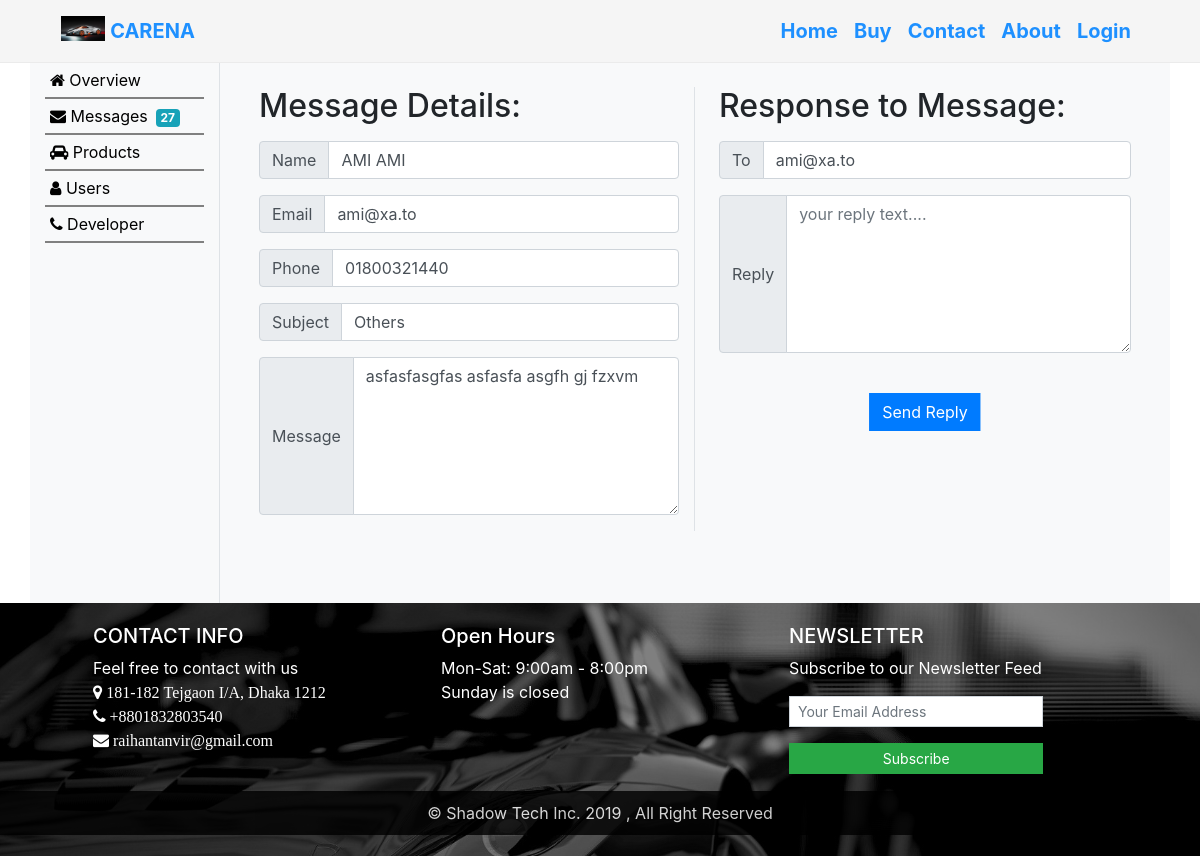
Page /admin.php?messages=1&view_message=1&message_id=33 on the committed database.
### tables this page shows
CREATE TABLE `contact_messages` (
  `message_id` int(11) NOT NULL,
  `uname` varchar(30) NOT NULL,
  `email` varchar(30) NOT NULL,
  `phone` varchar(20) NOT NULL,
  `subject` varchar(20) NOT NULL,
  `message` longtext NOT NULL,
  `status` int(1) DEFAULT '0',
  `date_added` datetime DEFAULT CURRENT_TIMESTAMP
);

### view_message.php (the view, shortened to what this page needs)
<?php
$link = mysqli_connect("localhost", "root", "", "carena");
if (isset($_GET['message_id'])) {
    $msg_id = $_GET['message_id'];
    $query = "SELECT * FROM contact_messages WHERE message_id=" . $msg_id;
    $result = mysqli_query($link, $query);
    $row = mysqli_fetch_array($result);
    $name = $row['uname'];
    $email = $row['email'];
    $msg = $row['message'];
    $phone=$row['phone'];
    $subject=$row['subject'];
} else {
    echo "failed";
}
echo "<div class='row p-4 mb-5'>
            <div class='col-md-6 border-right'>
              <h2 class=\" font-weight\">Message Details:</h2>
                <div class=\"input-group mb-3 mt-3\">
                       <div class=\"input-group-prepend\">
                            <span class=\"input-group-text\">Name</span>
                       </div>
                   <input disabled class='form-control  bg-white' value='$name'>
                </div>
                <div class=\"input-group mb-3\">
                       <div class=\"input-group-prepend\">
                            <span class=\"input-group-text\">Email</span>
                       </div>
                   <input disabled class='form-control  bg-white' value='$email'>
                </div>
                <div class=\"input-group mb-3\">
                       <div class=\"input-group-prepend\">
                            <span class=\"input-group-text\">Phone</span>
                       </div>
                   <input disabled class='form-control  bg-white' value='$phone'>
                </div>
                <div class=\"input-group mb-3\">
                     <div class=\"input-group-prepend\">
                          <span class=\"input-group-text\">Subject</span>
                     </div>
                     <input disabled class='form-control bg-white'  value='$subject'>
                </div>
                <div class=\"input-group mb-3\">
                       <div class=\"input-group-prepend\">
                            <span class=\"input-group-text\">Message</span>
                       </div>
                   <textarea disabled class='form-control  bg-white' rows='6'>$msg</textarea>
                </div>
             </div>
   <div class='col-md-6 pl-4'>
      <h2 class=\" font-weight\">Response to Message:</h2>
  <form class=\"form-group mt-3 \"   method=\"post\" enctype='multipart/form-data'>
                   <div class='input-group mb-3'>
                       <div class='input-group-prepend'>
                            <span class='input-group-text'>To</span>
                       </div>
                   <input disabled class='form-control  bg-white' name='toUser' value='$email'>
                </div>
                      <div class='input-group mb-3'>
                       <div class='input-group-prepend'>
                            <span class='input-group-text'>Reply</span>
                       </div>
                   <textarea name='replyMsg'class='form-control  bg-white' required rows='6' placeholder='your reply text....'></textarea>
                </div>
                         <br>
                        <input type=\"submit\" name=\"replyBtn\" value=\"Send Reply\"  class=\"btn btn-primary rounded-0 setMidHorizontal\">
                        <br>
                        <br>
                    </div>
                </div>
                </div>";
?>

### css/header.css (style rules this page uses)
.setMidHorizontal { position: relative; float: left; left: 50%; transform: translate(-50%); }

### rows in the picture
contact_messages: uname "AMI AMI", email "ami@xa.to", phone "01800321440", subject "Others", message "asfasfasgfas asfasfa asgfh gj fzxvm", toUser "ami@xa.to"

### other values in the picture
$num_message "27"
